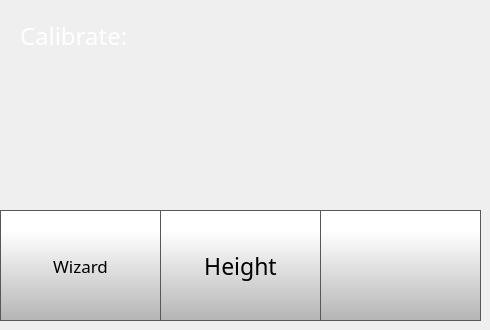
    <widget class="QWidget" name="calibratePage">
     <widget class="QLabel" name="calibrateLabel">
      <property name="geometry">
       <rect>
        <x>20</x>
        <y>20</y>
        <width>231</width>
        <height>31</height>
       </rect>
      </property>
      <property name="font">
       <font>
        <family>Gotham</family>
        <pointsize>18</pointsize>
        <weight>50</weight>
        <bold>false</bold>
       </font>
      </property>
      <property name="contextMenuPolicy">
       <enum>Qt::NoContextMenu</enum>
      </property>
      <property name="styleSheet">
       <string notr="true">color: rgb(255, 255, 255);</string>
      </property>
      <property name="text">
       <string>Calibrate:</string>
      </property>
     </widget>
     <widget class="QPushButton" name="calibrateBackButton">
      <property name="geometry">
       <rect>
        <x>320</x>
        <y>210</y>
        <width>161</width>
        <height>111</height>
       </rect>
      </property>
      <property name="minimumSize">
       <size>
        <width>0</width>
        <height>0</height>
       </size>
      </property>
      <property name="font">
       <font>
        <family>Gotham Light</family>
        <pointsize>9</pointsize>
       </font>
      </property>
      <property name="contextMenuPolicy">
       <enum>Qt::NoContextMenu</enum>
      </property>
      <property name="styleSheet">
       <string notr="true">QPushButton {
     border: 1px solid rgb(87, 87, 87);
	background-color: qlineargradient(spread:pad, x1:0, y1:1, x2:0, y2:0.188, stop:0 rgba(180, 180, 180, 255), stop:1 rgba(255, 255, 255, 255));


}

QPushButton:pressed {
    background-color: qlineargradient(x1: 0, y1: 0, x2: 0, y2: 1,
                                      stop: 0 #dadbde, stop: 1 #f6f7fa);
}

QPushButton:flat {
    border: none; /* no border for a flat push button */
}

QPushButton:default {
    border-color: navy; /* make the default button prominent */
}</string>
      </property>
      <property name="text">
       <string/>
      </property>
      <property name="icon">
       <iconset>
        <normaloff>templates/img/arrows-4.png</normaloff>templates/img/arrows-4.png</iconset>
      </property>
      <property name="iconSize">
       <size>
        <width>50</width>
        <height>50</height>
       </size>
      </property>
      <property name="checkable">
       <bool>false</bool>
      </property>
      <property name="autoDefault">
       <bool>false</bool>
      </property>
      <property name="default">
       <bool>false</bool>
      </property>
      <property name="flat">
       <bool>false</bool>
      </property>
     </widget>
     <widget class="QToolButton" name="nozzleOffsetButton">
      <property name="geometry">
       <rect>
        <x>160</x>
        <y>210</y>
        <width>161</width>
        <height>111</height>
       </rect>
      </property>
      <property name="font">
       <font>
        <family>Gotham</family>
        <pointsize>17</pointsize>
       </font>
      </property>
      <property name="contextMenuPolicy">
       <enum>Qt::NoContextMenu</enum>
      </property>
      <property name="styleSheet">
       <string notr="true">QToolButton {

     border: 1px solid rgb(87, 87, 87);
	background-color: qlineargradient(spread:pad, x1:0, y1:1, x2:0, y2:0.188, stop:0 rgba(180, 180, 180, 255), stop:1 rgba(255, 255, 255, 255));



}

QToolButton:pressed {
    background-color: qlineargradient(x1: 0, y1: 0, x2: 0, y2: 1,
                                      stop: 0 #dadbde, stop: 1 #f6f7fa);
}

QToolButton:flat {
    border: none; /* no border for a flat push button */
}

QToolButton:default {
    border-color: navy; /* make the default button prominent */
}

QToolButton:focus {
	outline: none;
}</string>
      </property>
      <property name="text">
       <string>Height</string>
      </property>
      <property name="icon">
       <iconset>
        <normaloff>templates/img/Nozzle Offset Icon.png</normaloff>templates/img/Nozzle Offset Icon.png</iconset>
      </property>
      <property name="iconSize">
       <size>
        <width>70</width>
        <height>70</height>
       </size>
      </property>
      <property name="toolButtonStyle">
       <enum>Qt::ToolButtonTextUnderIcon</enum>
      </property>
     </widget>
     <widget class="QToolButton" name="calibrationWizardButton">
      <property name="geometry">
       <rect>
        <x>0</x>
        <y>210</y>
        <width>161</width>
        <height>111</height>
       </rect>
      </property>
      <property name="font">
       <font>
        <family>Gotham</family>
        <pointsize>13</pointsize>
       </font>
      </property>
      <property name="contextMenuPolicy">
       <enum>Qt::NoContextMenu</enum>
      </property>
      <property name="styleSheet">
       <string notr="true">QToolButton {
     border: 1px solid rgb(87, 87, 87);
	background-color: qlineargradient(spread:pad, x1:0, y1:1, x2:0, y2:0.188, stop:0 rgba(180, 180, 180, 255), stop:1 rgba(255, 255, 255, 255));


}

QToolButton:pressed {
    background-color: qlineargradient(x1: 0, y1: 0, x2: 0, y2: 1,
                                      stop: 0 #dadbde, stop: 1 #f6f7fa);
}

QToolButton:flat {
    border: none; /* no border for a flat push button */
}

QToolButton:default {
    border-color: navy; /* make the default button prominent */
}

QToolButton:focus {
	outline: none;
}</string>
      </property>
      <property name="text">
       <string>Wizard</string>
      </property>
      <property name="icon">
       <iconset>
        <normaloff>templates/img/magic-wand.png</normaloff>templates/img/magic-wand.png</iconset>
      </property>
      <property name="iconSize">
       <size>
        <width>60</width>
        <height>60</height>
       </size>
      </property>
      <property name="toolButtonStyle">
       <enum>Qt::ToolButtonTextUnderIcon</enum>
      </property>
     </widget>
    </widget>
